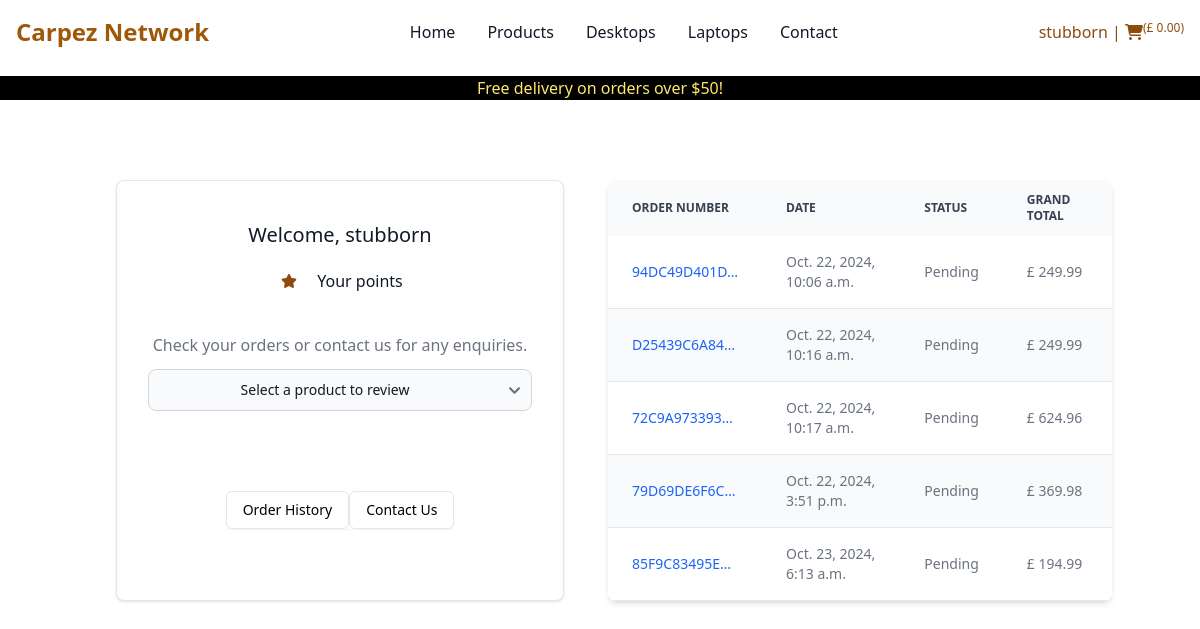
The app's page /dashboard/ (signed in), older data.
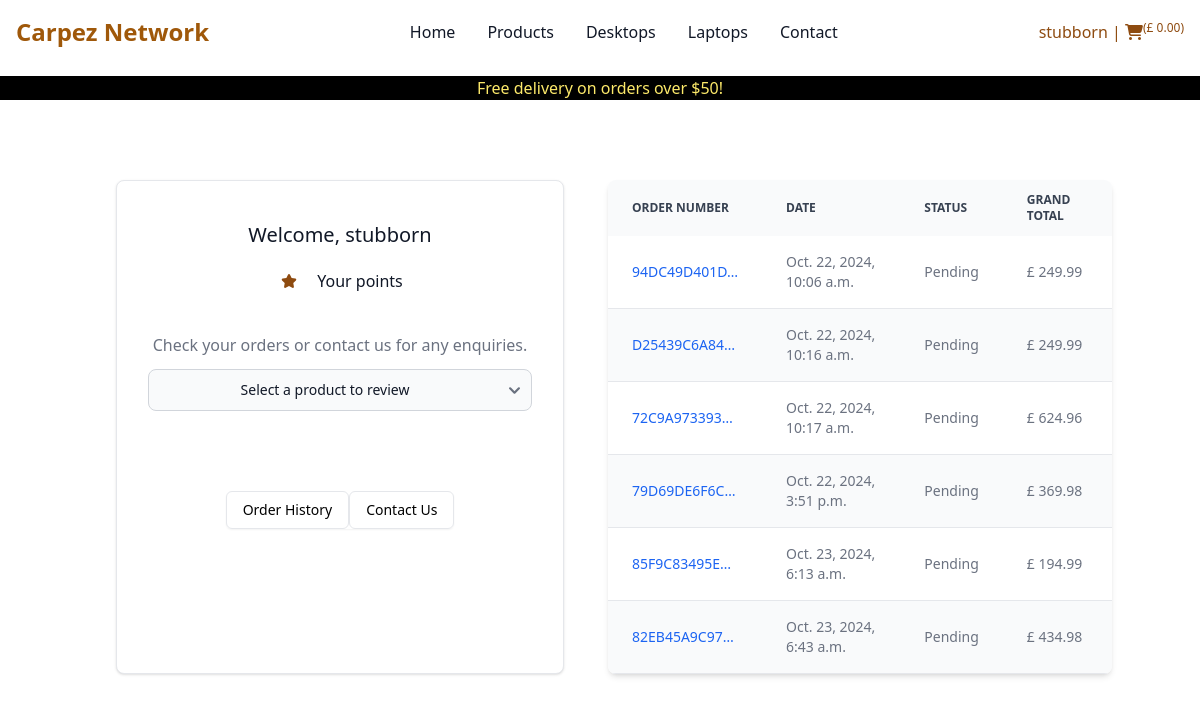
The same page, newer data.
### checkout/models.py (models this page shows, shortened)
class Order(models.Model):
    order_number = models.CharField(max_length=32, null=False, editable=False)
    date = models.DateTimeField(auto_now_add=True)
    delivery_cost = models.DecimalField(
        max_digits=6,
        decimal_places=2,
        null=False,
        default=0
    )
    order_total = models.DecimalField(
        max_digits=10,
        decimal_places=2,
        null=False,
        default=0
    )
    grand_total = models.DecimalField(
        max_digits=10,
        decimal_places=2,
        null=False,
        default=0
    )
    bag_and_shipping_details = models.JSONField(
        encoder=DjangoJSONEncoder,
        decoder=json.JSONDecoder
    )
    full_name = models.CharField(max_length=254, null=True, editable=False)
    email = models.EmailField(max_length=254, null=True, editable=False)
    shipping = models.CharField(max_length=254, null=True, editable=False)
    billing_details = models.JSONField(null=True, blank=True)
    stripe_pid = models.CharField(
        max_length=32,
        null=False,
        blank=False,
        editable=False,
        default="before migration"
    )
    user = models.ForeignKey(
        Dashboard,
        null=True,
        blank=True,
        related_name="orders",
        on_delete=models.SET_NULL
    )
    status = models.CharField(
        max_length=10,
        null=False,
        default='pending',
        choices=[
            ('pending', "Pending"),
            ('confirmed', "Confirmed"),
            ('dispatched', "Dispatched"),
            ('delivered', "delivered")
        ]
    )

### dashboard/views.py (the view)
# urls.py: path('', views.dashboard, name='dashboard'),
@login_required
def dashboard(request):
    if request.user.is_superuser:
        template = 'dashboard/product_management.html'
        if request.GET:
            print(request.GET)
            if 'sku' in request.GET:
                sku = request.GET['sku']
                try:
                    product = Product.objects.get(sku=sku)
                except Product.DoesNotExist:
                    try:
                        order = Order.objects.get(order_number=sku)
                        return redirect('checkout_success', order.order_number)
                    except Order.DoesNotExist:
                        messages.error(
                            request,
                            f"We couldn't find  {sku} either as SKU or as \
                            Order Number in the database")
                    return redirect(reverse('dashboard'))
                return redirect('get_product_details', product.id)
        orders = Order.objects.all()
        reviews = Review.objects.all()
        review_related_products = []
        categories = Category.objects.all()
        tags = Tag.objects.all()
        brands = Brand.objects.all()
        for review in reviews:
            order_lineitem = OrderLineItem.objects.get(review=review)
            product = Product.objects.get(id=order_lineitem.product.id)
            review_related_products.append(product)
        product_reviews = zip(reviews, review_related_products)
        context = {
            'orders': orders,
            'product_reviews': product_reviews,
            'categories': categories,
            'brands': brands,
            'tags': tags
        }
    else:
        template = 'dashboard/profile.html'
        profile = get_object_or_404(Dashboard, user=request.user.id)
        orders = profile.orders.all()
        lineitems = []
        for order in orders:
            order_lineitems = order.lineitems.all()
            for order_lineitem in order_lineitems:
                review = Review.objects.get(order=order_lineitem)
                if review.rating is None:
                    lineitems.append(order_lineitem)
        context = {
            'orders': orders,
            'profile': profile,
            'lineitems': lineitems
        }
    return render(request, template, context)

### bag/context.py (called while the page is built, shortened)
def bag(request):
    bag_items = []
    total = 0
    objects = 0
    b = request.session.get('bag', {})
    if total < settings.FREE_DELIVERY_TRESHOLD:
        delivery = total * Decimal(settings.STANDARD_DELIVERY_PERCENTAGE / 100)
        free_delivery_delta = settings.FREE_DELIVERY_TRESHOLD - total
    else:
        delivery = 0
        free_delivery_delta = 0
    grand_total = total + delivery
    json_bag = json.dumps(b)
    context = {
        'bag': json_bag,
        'bag_items': bag_items,
        'total': total,
        'objects': objects,
        'delivery': delivery,
        'free_delivery_delta': free_delivery_delta,
        'free_delivery_treshold': settings.FREE_DELIVERY_TRESHOLD,
        'grand_total': grand_total,
    }
    return context

### dashboard/templates/dashboard/profile.html (shortened to what this page needs)
{% extends 'base.html' %}
{% block content %}
<div class="container grid grid-cols-1 lg:grid-cols-2 mt-20 gap-4">
<div class="w-full mx-auto max-w-md bg-white border border-gray-200 rounded-lg shadow dark:bg-gray-800 dark:border-gray-700">
    <div class="flex flex-col items-center pb-10">
        <h5 class="mt-10 mb-5 text-xl font-medium text-gray-900 dark:text-white">
            Welcome, {{ request.user.username }}
        </h5>
        <div class="flex items-center">
            <p class="ml-5 font-sm text-gray-900">Your points</p>
        </div>
        <p class="mt-10 mb-3 text-gray-500 dark:text-gray-400">
            Check your orders or contact us for any enquiries.
        </p>
        <form id="add-review-form" class="w-full max-w-md mx-auto" method="GET" action="{% url 'add_review' %}">
            <select id="lineitem" name="lineitem" class="w-full max-w-sm mx-auto text-center form control form-select">
              <option selected>Select a product to review</option>
            </select>
        </form>
        <div class="mt-20 flex rounded-md shadow-sm mx-auto">
            <a href="" aria-current="page" class="self-auto md:self-start px-4 py-2 text-sm font-medium text-black bg-white border border-gray-200 rounded-md hover:bg-gray-100 focus:z-10 focus:ring-2 focus:ring-blue-700 focus:text-blue-700 dark:bg-gray-800 dark:border-gray-700 dark:text-white dark:hover:text-white dark:hover:bg-gray-700 dark:focus:ring-blue-500 dark:focus:text-white">
                Order History
            </a>
            <a href="" class="self-auto md:self-start px-4 py-2 text-sm font-medium text-black bg-white border border-gray-200 rounded-md hover:bg-gray-100 hover:text-blue-700 focus:z-10 focus:ring-2 focus:ring-blue-700 focus:text-blue-700 dark:bg-gray-800 dark:border-gray-700 dark:text-white dark:hover:text-white dark:hover:bg-gray-700 dark:focus:ring-blue-500 dark:focus:text-white">
                Contact Us
            </a>
        </div>
    </div>
</div>
<div class="relative overflow-x-auto shadow-md sm:rounded-lg">
    <table class="w-full text-sm text-left rtl:text-right text-gray-500 dark:text-gray-400">
        <thead class="text-xs text-gray-700 uppercase bg-gray-50 dark:bg-gray-700 dark:text-gray-400">
            <tr>
                <th scope="col" class="px-6 py-3">
                    Order number
                </th>
                <th scope="col" class="px-6 py-3">
                    Date
                </th>
                <th scope="col" class="px-6 py-3">
                    Status
                </th>
                <th scope="col" class="px-6 py-3">
                    Grand total
                </th>
            </tr>
        </thead>
        <tbody>
            {% for order in orders %}
                <tr class="odd:bg-white odd:dark:bg-gray-900 even:bg-gray-50 even:dark:bg-gray-800 border-b dark:border-gray-700">
                    <th scope="row" class="px-6 py-4 font-medium text-gray-900 whitespace-nowrap dark:text-white">
                        <a href="{% url 'checkout_success' order.order_number %}" class="font-medium text-blue-600 dark:text-blue-500 hover:underline">
                            {{ order.order_number|truncatechars:12}}
                        </a>
                    </th>
                    <td class="px-6 py-4">
                        {{ order.date }}
                    </td>
                    <td class="px-6 py-4">
                        Pending
                    </td>
                    <td class="px-6 py-4">
                        £ {{ order.grand_total }}
                    </td>
                </tr>
            {% endfor %}
        </tbody>
    </table>
</div>
</div>
{% endblock %}

Row changes from the older to the newer data that the page shows:
added Order: order_number "82EB45A9C97…", date "Oct. 23, 2024, 6:43 a.m.", grand_total "434.98"
